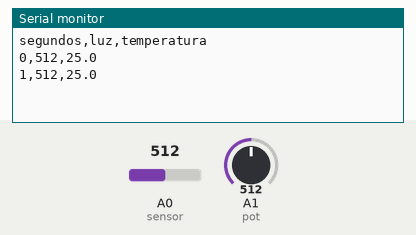
Simulated run of this sketch. Board: Arduino Uno, built with avr-gcc and run on an emulated ATmega328P. Shown: the last lines printed to the serial monitor. Inputs (shaded band) come from the test bench; at power-on: A0 (sensor) = 512, A1 (pot) = 512.

Above: at 1.8 s.
1.9 s: A0 (sensor) set to 716
At 2.3 s:
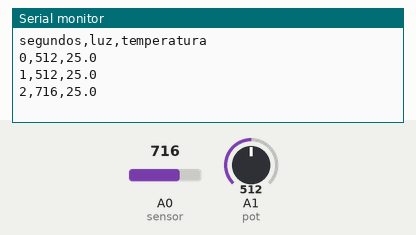
3.4 s: A1 (pot) set to 716
At 4.7 s:
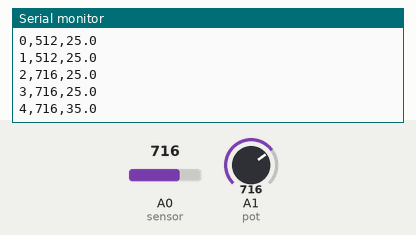
4.9 s: A0 (sensor) set to 900
At 5.8 s:
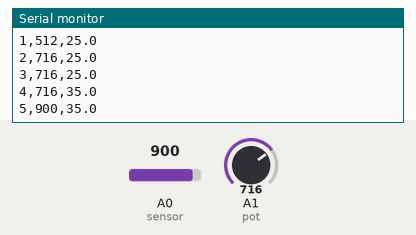
6.4 s: A1 (pot) set to 900
At 7.5 s:
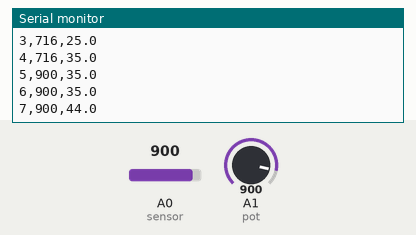
Timing chart, 0 to 8.9 s (numbered marks = the images above; inputs shaded):
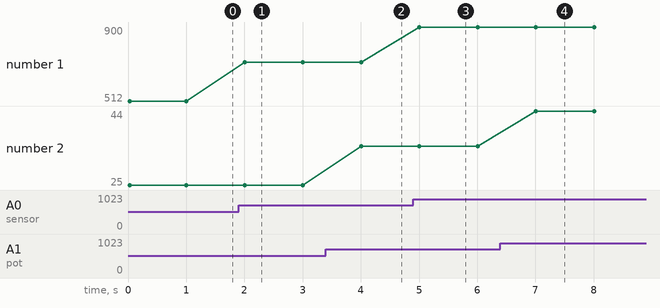

The sketch:

aula34_nivel1.ino
```cpp
// Aula 34 – Nível 1: Estação: leituras em CSV
// pecas: ldr A0; pot A1
// Uma linha CSV por segundo: tempo, luz, temperatura simulada (cole no Google Planilhas)
#include <Arduino.h>                               // funções do Arduino (pinMode, digitalWrite, delay...)
void setup() {                                     // roda uma vez, quando a placa liga
  Serial.begin(9600);                              // abre o Monitor Serial a 9600 baud
  Serial.println("segundos,luz,temperatura");      // cabeçalho
}

void loop() {                                      // repete para sempre
  int luz = analogRead(A0);                        // lê o sensor de luz (0 a 1023)
  float temperatura = analogRead(A1) * 50.0 / 1023;  // potenciômetro simula 0 a 50 °C
  Serial.print(millis() / 1000);                   // envia millis() / 1000 ao Monitor Serial
  Serial.print(",");                               // envia o texto ao Monitor Serial
  Serial.print(luz);                               // envia luz ao Monitor Serial
  Serial.print(",");                               // envia o texto ao Monitor Serial
  Serial.println(temperatura, 1);                  // envia temperatura ao Monitor Serial e quebra a linha
  delay(1000);                                     // espera 1000 ms
}
```

Measured:
- after the input at 1.9 s, the serial monitor: prints a new line after 0.10 s (image 1)
- after the input at 3.4 s, the serial monitor: prints a new line after 0.60 s (image 2)
- after the input at 4.9 s, the serial monitor: prints a new line after 0.10 s (image 3)
- after the input at 6.4 s, the serial monitor: prints a new line after 0.61 s (image 4)
- plotted number 1: 512 → 716 after the input at 1.9 s, 716 → 900 after the input at 4.9 s
- plotted number 2: 25 → 35 after the input at 3.4 s, 35 → 44 after the input at 6.4 s
